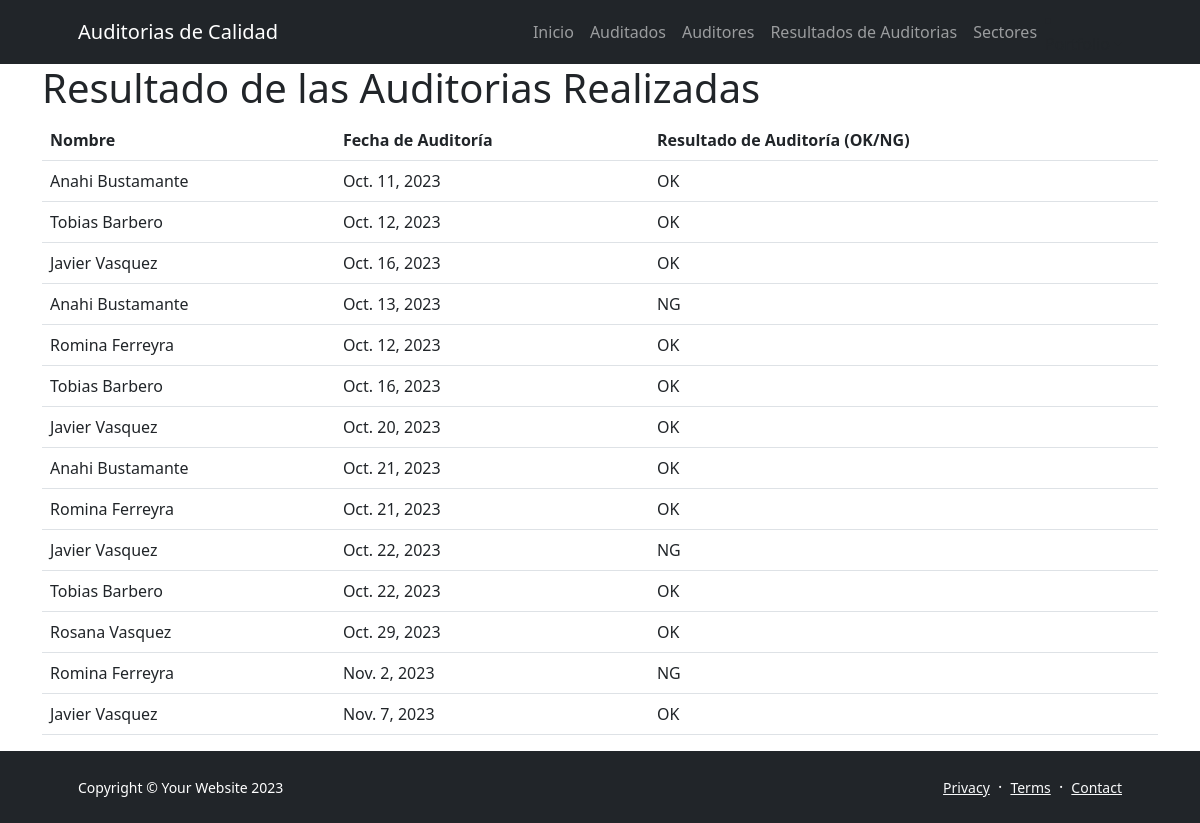
Page /AppAuditoria/entregables/ on the earlier database version.
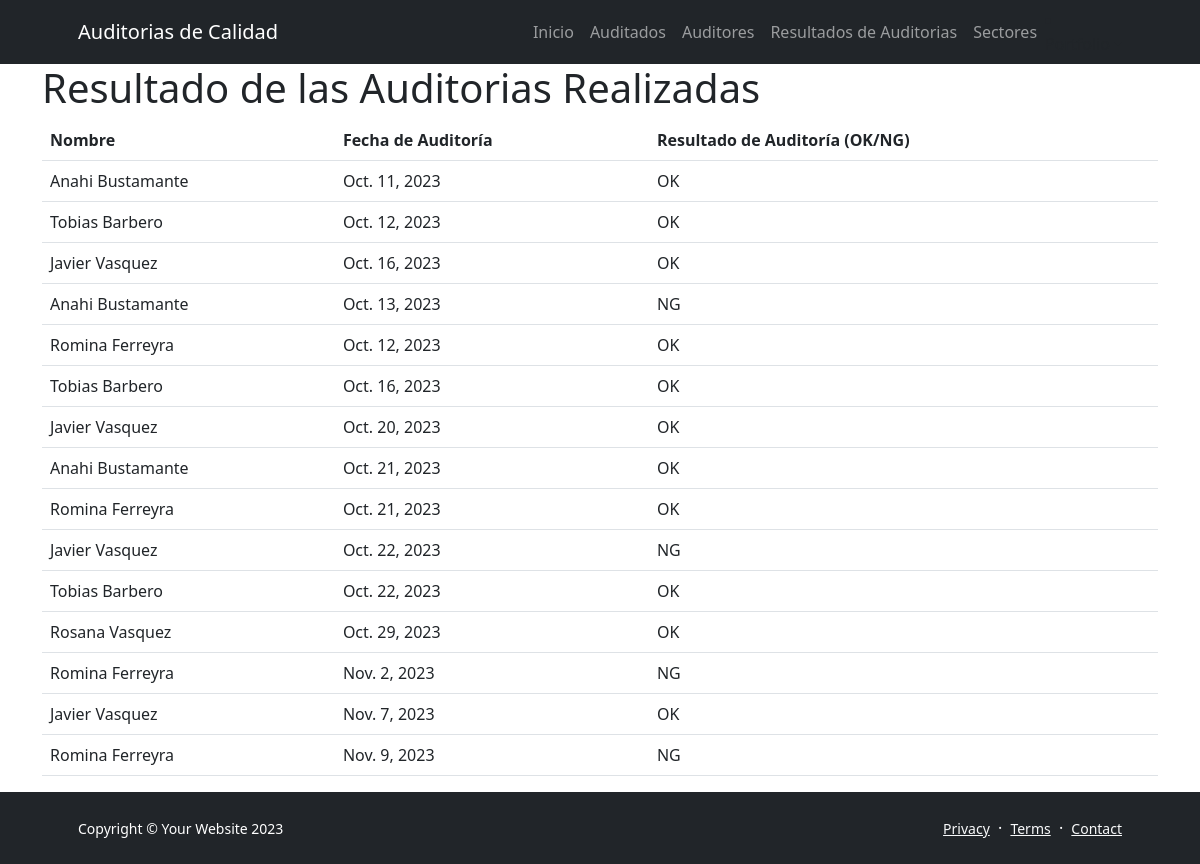
Same page on the later database version.
### AppAuditoria/models.py (models this page shows, shortened)
class Entregable(models.Model):
    nombre = models.CharField(max_length=100)
    fechaDeAuditoria = models.DateField()
    auditoria_ok = models.BooleanField(default=False)
    auditoria_ng = models.BooleanField(default=False)

### AppAuditoria/views.py (the view)
# urls.py: path('entregables/', views.lista_entregables, name='lista_entregables'),
def lista_entregables(request):
    entregables = Entregable.objects.all()
    return render(request, 'appauditoria/lista_entregables.html', {'entregables': entregables})

### AppAuditoria/templates/AppAuditoria/lista_entregables.html
<!DOCTYPE html>
{% extends 'AppAuditoria/base.html' %}
{% load static %}
{% block section1 %}
<div class="container">
    <h1>Resultado de las Auditorias Realizadas</h1>
    <table class="table">
        <thead>
            <tr>
                <th>Nombre</th>
                <th>Fecha de Auditoría</th>
                <th>Resultado de Auditoría (OK/NG)</th>
            </tr>
        </thead>
        <tbody>
            {% for entregable in entregables %}
                <tr>
                    <td>{{ entregable.nombre }}</td>
                    <td>{{ entregable.fechaDeAuditoria }}</td>
                    <td>
                        {% if entregable.auditoria_ok %} OK {% endif %}
                        {% if entregable.auditoria_ng %} NG {% endif %}
                    </td>
                </tr>
            {% endfor %}
        </tbody>
    </table>
</div>
{% endblock %}

Differences in the rows shown:
added Entregable: nombre "Romina Ferreyra", fechaDeAuditoria "Nov. 9, 2023", auditoria_ng "NG"
